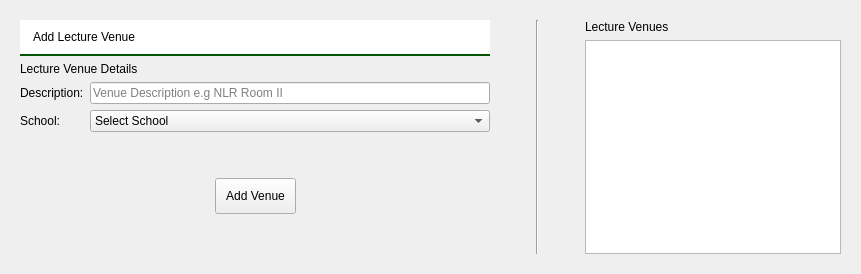
          <widget class="QWidget" name="lectHallPage">
           <layout class="QVBoxLayout" name="verticalLayout_17">
            <item>
             <widget class="QWidget" name="widget_5" native="true">
              <property name="styleSheet">
               <string notr="true"/>
              </property>
              <layout class="QVBoxLayout" name="verticalLayout_16">
               <item>
                <layout class="QHBoxLayout" name="horizontalLayout_8">
                 <item>
                  <layout class="QVBoxLayout" name="verticalLayout_13">
                   <item>
                    <widget class="QLabel" name="label_94">
                     <property name="minimumSize">
                      <size>
                       <width>263</width>
                       <height>0</height>
                      </size>
                     </property>
                     <property name="styleSheet">
                      <string notr="true">background-color: rgb(255, 255, 255);
padding: 10px;
border-bottom: 2px solid rgb(0, 85, 0);</string>
                     </property>
                     <property name="text">
                      <string>Add Lecture Venue</string>
                     </property>
                     <property name="scaledContents">
                      <bool>true</bool>
                     </property>
                    </widget>
                   </item>
                   <item>
                    <layout class="QVBoxLayout" name="verticalLayout_4">
                     <item>
                      <widget class="QLabel" name="label_95">
                       <property name="text">
                        <string>Lecture Venue Details</string>
                       </property>
                      </widget>
                     </item>
                     <item>
                      <layout class="QFormLayout" name="formLayout_5">
                       <item row="0" column="0">
                        <widget class="QLabel" name="label_96">
                         <property name="text">
                          <string>Description:</string>
                         </property>
                        </widget>
                       </item>
                       <item row="0" column="1">
                        <widget class="QLineEdit" name="lectVenueDesc">
                         <property name="minimumSize">
                          <size>
                           <width>400</width>
                           <height>0</height>
                          </size>
                         </property>
                         <property name="placeholderText">
                          <string>Venue Description e.g NLR Room II</string>
                         </property>
                        </widget>
                       </item>
                       <item row="1" column="0">
                        <widget class="QLabel" name="label_97">
                         <property name="text">
                          <string>School:</string>
                         </property>
                        </widget>
                       </item>
                       <item row="1" column="1">
                        <widget class="QComboBox" name="lectSchList">
                         <property name="minimumSize">
                          <size>
                           <width>163</width>
                           <height>0</height>
                          </size>
                         </property>
                         <item>
                          <property name="text">
                           <string>Select School</string>
                          </property>
                         </item>
                         <item>
                          <property name="text">
                           <string>SET</string>
                          </property>
                         </item>
                         <item>
                          <property name="text">
                           <string>SEET</string>
                          </property>
                         </item>
                         <item>
                          <property name="text">
                           <string>SIPET</string>
                          </property>
                         </item>
                         <item>
                          <property name="text">
                           <string>SEMT</string>
                          </property>
                         </item>
                         <item>
                          <property name="text">
                           <string>SAAT</string>
                          </property>
                         </item>
                         <item>
                          <property name="text">
                           <string>SICT</string>
                          </property>
                         </item>
                        </widget>
                       </item>
                      </layout>
                     </item>
                     <item>
                      <spacer name="verticalSpacer_5">
                       <property name="orientation">
                        <enum>Qt::Vertical</enum>
                       </property>
                       <property name="sizeHint" stdset="0">
                        <size>
                         <width>20</width>
                         <height>40</height>
                        </size>
                       </property>
                      </spacer>
                     </item>
                     <item>
                      <layout class="QHBoxLayout" name="horizontalLayout_7">
                       <item>
                        <spacer name="horizontalSpacer_2">
                         <property name="orientation">
                          <enum>Qt::Horizontal</enum>
                         </property>
                         <property name="sizeHint" stdset="0">
                          <size>
                           <width>40</width>
                           <height>20</height>
                          </size>
                         </property>
                        </spacer>
                       </item>
                       <item>
                        <widget class="QPushButton" name="addVenue">
                         <property name="styleSheet">
                          <string notr="true">padding: 10px;
</string>
                         </property>
                         <property name="text">
                          <string>Add Venue</string>
                         </property>
                        </widget>
                       </item>
                       <item>
                        <spacer name="horizontalSpacer_3">
                         <property name="orientation">
                          <enum>Qt::Horizontal</enum>
                         </property>
                         <property name="sizeHint" stdset="0">
                          <size>
                           <width>40</width>
                           <height>20</height>
                          </size>
                         </property>
                        </spacer>
                       </item>
                      </layout>
                     </item>
                    </layout>
                   </item>
                   <item>
                    <spacer name="verticalSpacer_8">
                     <property name="orientation">
                      <enum>Qt::Vertical</enum>
                     </property>
                     <property name="sizeHint" stdset="0">
                      <size>
                       <width>20</width>
                       <height>40</height>
                      </size>
                     </property>
                    </spacer>
                   </item>
                  </layout>
                 </item>
                 <item>
                  <spacer name="horizontalSpacer_5">
                   <property name="orientation">
                    <enum>Qt::Horizontal</enum>
                   </property>
                   <property name="sizeHint" stdset="0">
                    <size>
                     <width>40</width>
                     <height>20</height>
                    </size>
                   </property>
                  </spacer>
                 </item>
                 <item>
                  <widget class="Line" name="line_4">
                   <property name="orientation">
                    <enum>Qt::Vertical</enum>
                   </property>
                  </widget>
                 </item>
                 <item>
                  <spacer name="horizontalSpacer_4">
                   <property name="orientation">
                    <enum>Qt::Horizontal</enum>
                   </property>
                   <property name="sizeHint" stdset="0">
                    <size>
                     <width>40</width>
                     <height>20</height>
                    </size>
                   </property>
                  </spacer>
                 </item>
                 <item>
                  <layout class="QVBoxLayout" name="verticalLayout_15">
                   <item>
                    <widget class="QLabel" name="label_98">
                     <property name="text">
                      <string>Lecture Venues</string>
                     </property>
                    </widget>
                   </item>
                   <item>
                    <widget class="QListWidget" name="lectVenueList">
                     <property name="styleSheet">
                      <string notr="true">font: 11pt &quot;Consolas&quot;;
border-left: 3px solid rgb(0, 85, 0)</string>
                     </property>
                     <property name="movement">
                      <enum>QListView::Free</enum>
                     </property>
                     <property name="resizeMode">
                      <enum>QListView::Adjust</enum>
                     </property>
                    </widget>
                   </item>
                  </layout>
                 </item>
                </layout>
               </item>
              </layout>
             </widget>
            </item>
           </layout>
          </widget>
